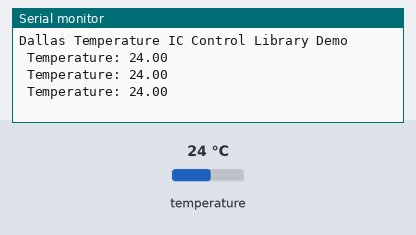
The sketch below on a simulated Arduino Uno, built with avr-gcc and run on an emulated ATmega328P. Parts: the last lines printed to the serial monitor. Inputs (shaded band) come from the test bench; at power-on: temperature 24 °C.

Above: at 2.3 s.
2.4 s: temperature set to 12 °C
At 3.5 s:
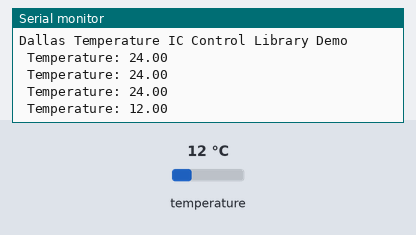
3.9 s: temperature set to 19 °C
At 3.9 s:
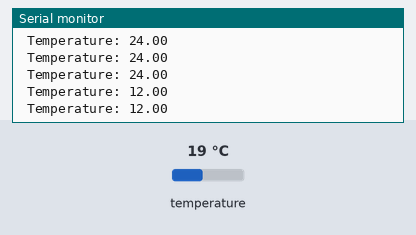
Timing chart, 0 to 6.9 s (numbered marks = the images above; inputs shaded):
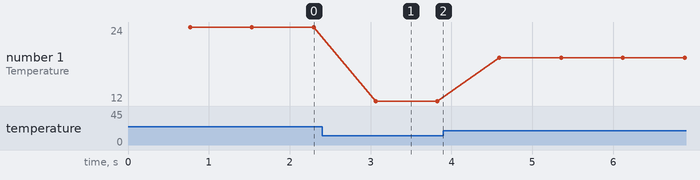

Measured:
- after the input at 2.4 s, the serial monitor: prints a new line after 0.66 s (image 1)
- plotted number 1: 24 → 12 after the input at 2.4 s, 12 → 19 after the input at 3.9 s

The sketch:

temp_sensor_DS18B20.ino
```cpp
#include <OneWire.h>
#include <DallasTemperature.h>

// Data wire is plugged into port 2 on the Arduino
#define ONE_WIRE_BUS 4

// Setup a oneWire instance to communicate with any OneWire devices (not just Maxim/Dallas temperature ICs)
OneWire oneWire(ONE_WIRE_BUS);

// Pass our oneWire reference to Dallas Temperature.
DallasTemperature sensors(&oneWire);

/*
 * The setup function. We only start the sensors here
 */
void setup(void)
{
  // start serial port
  Serial.begin(9600);
  Serial.println("Dallas Temperature IC Control Library Demo");

  // Start up the library
  sensors.begin();
}

/*
 * Main function, get and show the temperature
 */
void loop(void)
{
  // call sensors.requestTemperatures() to issue a global temperature
  // request to all devices on the bus
//  Serial.print("Requesting temperatures...");
  sensors.requestTemperatures(); // Send the command to get temperatures
//  Serial.print("DONE");
  // After we got the temperatures, we can print them here.
  // We use the function ByIndex, and as an example get the temperature from the first sensor only.
 // Serial.print(" Temperature for the device 1 (index 0) is: ");
  Serial.print(" Temperature: ");
  Serial.println(sensors.getTempCByIndex(0));
}

/*#include <OneWire.h>
#include <DallasTemperature.h>

#define ONE_WIRE_BUS 12

OneWire oneWire(ONE_WIRE_BUS);

DallasTemperature sensors(&oneWire);

float Celsius = 0;
float Fahrenheit = 0;

void setup() {
  sensors.begin();
  Serial.begin(9600);
}

void loop() {
  sensors.requestTemperatures();

  Celsius = sensors.getTempCByIndex(0);
  Fahrenheit = sensors.toFahrenheit(Celsius);

  Serial.print(Celsius);
  Serial.print(" C  ");
  Serial.print(Fahrenheit);
  Serial.println(" F");

  delay(1000);
}*/
```
